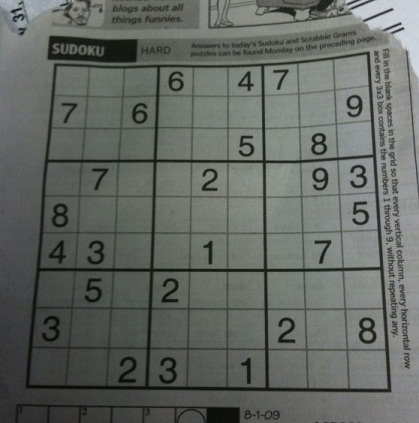
#> input picture sudoku.jpg, 419 x 423 px
$ python final.py
#> lines starting #> are read from the running program, lines starting #| are printed output that depends on the picture; after the words box and inside, x2 and y2 are one past the last pixel; in counts of white or black regions, pixels touching at a corner belong together
import cv2
import numpy as np

image = cv2.imread("sudoku.jpg", 0)
#> image: shape (423, 419); min 5, max 218, mean 101.9


def preprocess_image(image):
    gray = cv2.GaussianBlur(image, (11, 11), 0)

    gray = cv2.adaptiveThreshold(gray, 255, cv2.ADAPTIVE_THRESH_MEAN_C |
                                 cv2.ADAPTIVE_THRESH_GAUSSIAN_C, cv2.THRESH_BINARY, 5, 2)

    # Inverting the image
    gray = cv2.bitwise_not(gray)

    # Dilating the image to fill up the "cracks" in lines
    kernel = np.array([[0, 1, 0], [1, 1, 1], [0, 1, 0]], np.uint8)
    gray = cv2.dilate(gray, kernel)
    image = gray

    return gray


def preprocess_image_2(image):
    gray = cv2.GaussianBlur(image, (5, 5), 0)

    gray = cv2.adaptiveThreshold(gray, 255, cv2.ADAPTIVE_THRESH_MEAN_C |
                                 cv2.ADAPTIVE_THRESH_GAUSSIAN_C, cv2.THRESH_BINARY, 5, 2)

    # Inverting the image
    gray = cv2.bitwise_not(gray)

    # Dilating the image to fill up the "cracks" in lines
    kernel = np.array([[0, 1, 0], [1, 1, 1], [0, 1, 0]], np.uint8)
    gray = cv2.dilate(gray, kernel)
    image = gray
    return gray


def find_largest_blob(image):
    height, width = image.shape[:2]
    max_area = 0
    seed_point = (None, None)

    # Loop through the image
    for x in range(width):
        for y in range(height):
            if image.item(y, x) == 255:
                area = cv2.floodFill(image, None, (x, y), 64)
                if area[0] > max_area:  # Gets the maximum bound area which should be the grid
                    max_area = area[0]
                    seed_point = (x, y)

    cv2.floodFill(image, None, seed_point, 255)

    for x in range(width):
        for y in range(height):
            if image.item(y, x) == 64:  # Hide anything that isn't the main feature
                cv2.floodFill(image, None, (x, y), 0)

    # Return the binary image with only the largest blob
    return image

def find_corners_of_largest_blob(image):
    proc_image = preprocess_image(image)
    largest_blob = find_largest_blob(proc_image)

    # Find contours in the thresholded image
    contours, hierarchy = cv2.findContours(
        largest_blob, cv2.RETR_TREE, cv2.CHAIN_APPROX_SIMPLE)
    # Find the largest contour (which should correspond to the sudoku)
    largest_contour = max(contours, key=cv2.contourArea)
    # Approximate the corners of the contour using the Ramer-Douglas-Peucker algorithm
    epsilon = 0.05 * cv2.arcLength(largest_contour, True)
    corners = cv2.approxPolyDP(largest_contour, epsilon, True)
    return corners

def reorder(pnt):
    pnt = pnt.reshape(4, 2)
    pnt_new = np.zeros((4, 1, 2), dtype=np.int32)
    add = pnt.sum(1)
    pnt_new[0] = pnt[np.argmin(add)]
    pnt_new[3] = pnt[np.argmax(add)]
    diff = np.diff(pnt, axis=1)
    pnt_new[1] = pnt[np.argmin(diff)]
    pnt_new[2] = pnt[np.argmax(diff)]

    return pnt_new

def extract_corners(cor):
    w = 450
    h = 450
    cor = reorder(corners)
    pts1 = np.float32(cor)
    pts2 = np.float32([[0, 0], [w, 0], [0, h], [w, h]])
    matrix = cv2.getPerspectiveTransform(pts1, pts2)
    img_Warp = cv2.warpPerspective(image, matrix, (w, h))
    return img_Warp

def find_empty_location(arr, l):
    for row in range(9):
        for col in range(9):
            if (arr[row][col] == 0):
                l[0] = row
                l[1] = col
                return True
    return False


def splitBoxes(img):
    rows = np.vsplit(img, 9)
    boxes = []
    for r in rows:
        cols = np.hsplit(r, 9)
        for box in cols:
            boxes.append(box)
    return boxes


proc_image = preprocess_image(image)
#> in preprocess_image, `gray = cv2.adaptiveThreshold(gray, 255, cv2.ADAPTIVE_THRESH_MEAN_C | c..`:
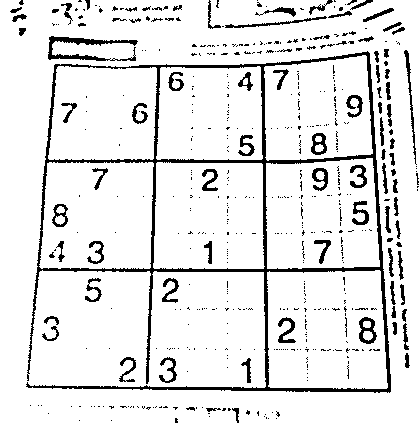
#> gray: shape (423, 419); 89.9% white; 527 black regions (436 under 20 px), largest, box (x1, y1, x2, y2) and area: (26, 51, 391, 393) 8040, (48, 36, 138, 61) 724, (404, 50, 417, 165) 263
#> in preprocess_image, `gray = cv2.dilate(gray, kernel)`: gray: shape (423, 419); 18% white; 291 white regions (133 under 20 px), largest, box (x1, y1, x2, y2) and area: (25, 50, 392, 394) 13200, (47, 35, 139, 62) 1134, (207, 0, 374, 30) 851
largest_blob = find_largest_blob(proc_image)
#> after the loop in find_largest_blob, `for x in range(width):`: max_area = 13200; seed_point = (25, 384)
#> in find_largest_blob, `cv2.floodFill(image, None, seed_point, 255)`: image: shape (423, 419); min 0, max 255, mean 25.7
#> after the loop in find_largest_blob, `for x in range(width):`:
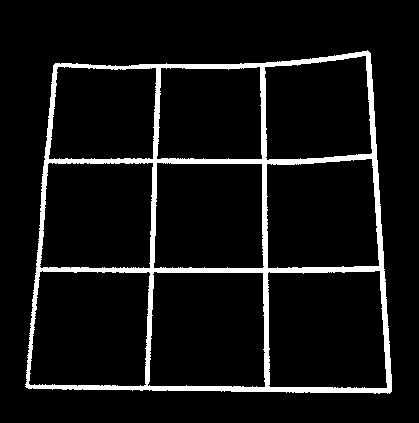
#> image: shape (423, 419); 7.4% white; 1 white region, box (x1, y1, x2, y2) and area: (25, 50, 392, 394) 13200
corners = find_corners_of_largest_blob(largest_blob)
#> in preprocess_image (call 2), `gray = cv2.adaptiveThreshold(gray, 255, cv2.ADAPTIVE_THRESH_MEAN_C | c..`: gray: shape (423, 419); 86.3% white; 10 black regions, largest, box (x1, y1, x2, y2) and area: (20, 46, 397, 399) 6550, (268, 271, 387, 388) 2197, (149, 272, 265, 387) 2139
#> in preprocess_image (call 2), `gray = cv2.dilate(gray, kernel)`:
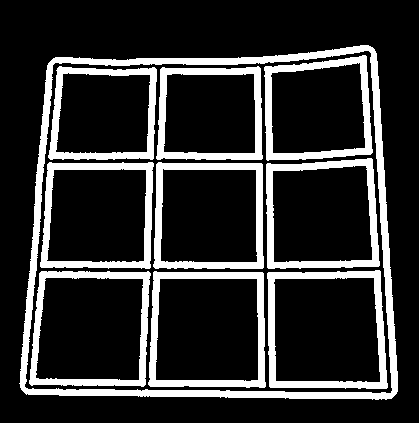
#> gray: shape (423, 419); 19.3% white; 10 white regions, largest, box (x1, y1, x2, y2) and area: (19, 45, 398, 400) 9268, (267, 270, 388, 389) 3067, (148, 271, 266, 388) 2993
#> after the loop in find_largest_blob (call 2), `for x in range(width):`: max_area = 9268; seed_point = (19, 383)
#> in find_largest_blob (call 2), `cv2.floodFill(image, None, seed_point, 255)`:
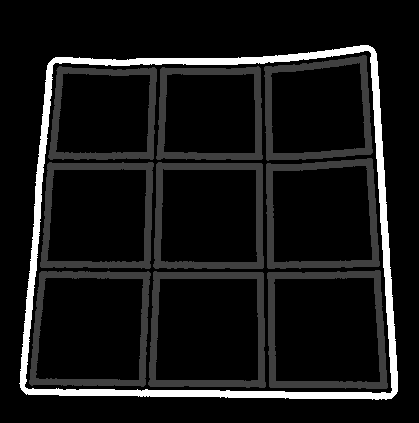
#> image: shape (423, 419); min 0, max 255, mean 22.3
#> after the loop in find_largest_blob (call 2), `for x in range(width):`:
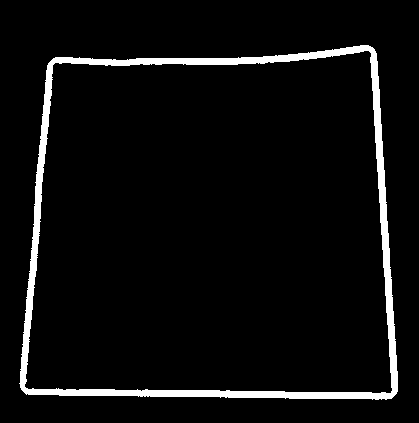
#> image: shape (423, 419); 5.2% white; 1 white region
#> in find_corners_of_largest_blob, `contours, hierarchy = cv2.findContours( largest_blob, cv2.RETR_TREE, c..`: contours = 2 contours; box (x1, y1, x2, y2) and area: (19, 45, 398, 400) 120624, (24, 50, 393, 394) 112714
#> in find_corners_of_largest_blob, `largest_contour = max(contours, key=cv2.contourArea)`: largest_contour = contour of 285 points, box (x1, y1, x2, y2) (19, 45, 398, 400), area 120624
#> in find_corners_of_largest_blob, `epsilon = 0.05 * cv2.arcLength(largest_contour, True)`: epsilon = 72.51
#> in find_corners_of_largest_blob, `corners = cv2.approxPolyDP(largest_contour, epsilon, True)`: corners = [[374, 49], [53, 58], [21, 389], [391, 398]]
#> corners = [[374, 49], [53, 58], [21, 389], [391, 398]]
# print('corners \n' ,corners)
# print('corners reorder \n' ,reorder(corners))
extract_cor = extract_corners(corners)
#> in reorder, `add = pnt.sum(1)`: add = [423, 111, 410, 789]
#> in reorder, `diff = np.diff(pnt, axis=1)`: diff = [-325, 5, 368, 7]
#> in extract_corners, `cor = reorder(corners)`: cor = [[53, 58], [374, 49], [21, 389], [391, 398]]
#> in extract_corners, `matrix = cv2.getPerspectiveTransform(pts1, pts2)`: matrix = [[1.53, 0.148, -89.81], [0.0456, 1.63, -96.74], [0.000177, 0.000486, 1]]
#> in extract_corners, `img_Warp = cv2.warpPerspective(image, matrix, (w, h))`:
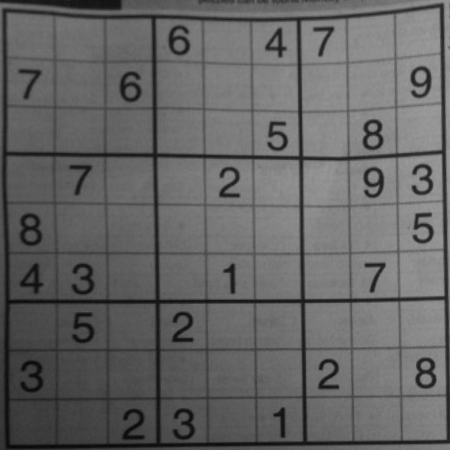
#> img_Warp: shape (450, 450); min 7, max 157, mean 100.7
img_binary = preprocess_image_2(extract_cor)
#> in preprocess_image_2, `gray = cv2.adaptiveThreshold(gray, 255, cv2.ADAPTIVE_THRESH_MEAN_C | c..`: gray: shape (450, 450); 85.5% white; 145 black regions (72 under 20 px), largest, box (x1, y1, x2, y2) and area: (2, 3, 450, 448) 12024, (308, 303, 444, 439) 1260, (163, 306, 300, 440) 1192
#> in preprocess_image_2, `gray = cv2.dilate(gray, kernel)`:
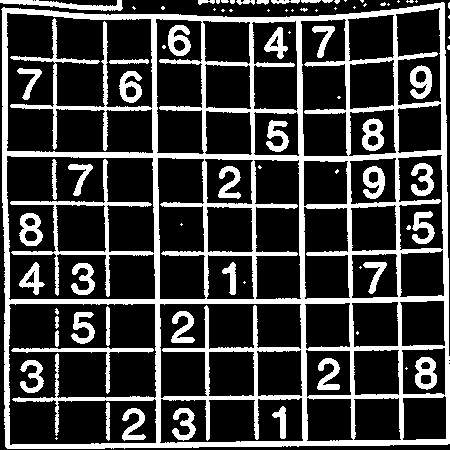
#> gray: shape (450, 450); 24.5% white; 82 white regions (40 under 20 px), largest, box (x1, y1, x2, y2) and area: (1, 2, 450, 449) 37031, (11, 347, 154, 394) 712, (0, 0, 123, 11) 609


cv2.imwrite('output.jpg', img_binary)

box = splitBoxes(img_binary)
#> in splitBoxes, `rows = np.vsplit(img, 9)`: rows = 9 items
#> the loop in splitBoxes, `for r in rows:` made 9 passes
#> after the loop in splitBoxes, `for r in rows:`: boxes = 81 items
#> box = 81 items

count = 0
file = open("output.txt", "w")
for i in range(81):
    n = 0
    contours, hierarchy = cv2.findContours(
        image=box[i], mode=cv2.RETR_TREE, method=cv2.CHAIN_APPROX_NONE)
    # largest_contour = max(contours, key=cv2.contourArea)
    for cnt in contours:
        x, y, w, h = cv2.boundingRect(cnt)
        if (cv2.contourArea(cnt) > 50) and w < 30 and w > 10 and h > 20:
            n = n + 1
    # print(n)
    if (n == 0):
        #print("_", end=" ")
        file.write(" _")
    if (n == 1):
        #print("X", end=" ")
        file.write(" X")
    count += 1
    if count % 9 == 0:
        #print("")
        file.write("\n")
#> this loop made 81 passes
#> contours on passes 11, 17, 20, 23, 27, 28, 31, 38, 39, 41, 43: 1 contour; box (x1, y1, x2, y2) and area: (0, 0, 50, 50) 253, 1 contour; box (x1, y1, x2, y2) and area: (0, 0, 50, 50) 309, 1 contour; box (x1, y1, x2, y2) and area: (0, 0, 50, 50) 271, 1 contour; box (x1, y1, x2, y2) and area: (0, 0, 50, 50) 316, 1 contour; box (x1, y1, x2, y2) and area: (0, 0, 47, 50) 368, 1 contour; box (x1, y1, x2, y2) and area: (2, 0, 50, 50) 403, 1 contour; box (x1, y1, x2, y2) and area: (0, 0, 50, 50) 419, 1 contour; box (x1, y1, x2, y2) and area: (0, 1, 50, 50) 262, 1 contour; box (x1, y1, x2, y2) and area: (0, 0, 50, 50) 284, 1 contour; box (x1, y1, x2, y2) and area: (0, 0, 50, 50) 318, 1 contour; box (x1, y1, x2, y2) and area: (0, 0, 50, 50) 422
#> after the loop, count = 81
file.close()


cv2.waitKey(0)
cv2.destroyAllWindows()
